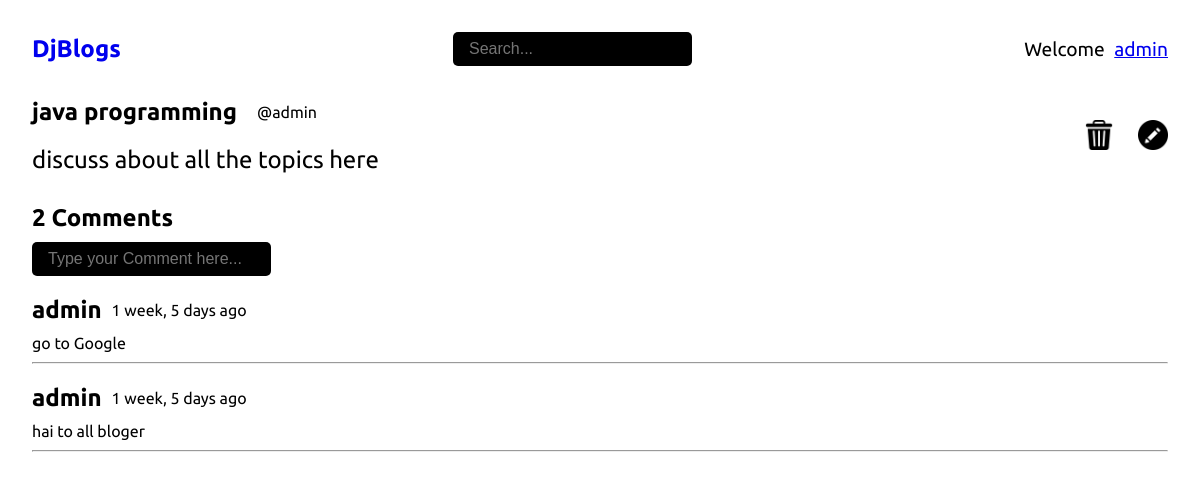
/post/6/ (signed in), run on the app's committed database.
### base/models.py (models this page shows, shortened)
class Post(models.Model):
    title = models.CharField(max_length=100)
    body = models.TextField()
    author = models.ForeignKey(User, on_delete=models.CASCADE)
    created = models.DateTimeField(auto_now_add=True)
    updated = models.DateTimeField(auto_now=True)
    class Meta:
        ordering = ["-created"]

class Comment(models.Model):
    author = models.ForeignKey(User, on_delete=models.CASCADE)
    post = models.ForeignKey("Post", on_delete=models.CASCADE)
    comment = models.CharField(max_length=100)
    created = models.DateTimeField(auto_now_add=True)
    class Meta:
        ordering = ["-created"]

### base/views.py (the view, shortened to what this page needs)
# urls.py: path("post/<str:pk>/", views.getPost, name="post_detail") ,
def getPost(request, pk):
    post = Post.objects.get(id=pk)
    return render(request, "post_detail.html", { "post":post })

### templates/post_detail.html (shortened to what this page needs)
{% extends 'base.html' %}
{% load static %}
{% block content %}
    <div class="container">
        <div class="post-container">
            <div class="post-left">
                <div class="post-header">
                    <h1>{{post.title}}</h1>
                    <small>@{{post.author}}</small>
                </div>
                <p>{{post.body}}</p>
            </div>
            {% if request.user == post.author %}
                <div class="post-right">
                    <a href="{% url 'post_delete' post.id %}"><img src="{% static '/images/bin.png' %}" alt="Delete"></a>
                    <a href="{% url 'post_update' post.id %}"><img src="{% static '/images/pencil.png' %}" alt="Update"></a>
                </div>
            {% endif %}
        </div>
        <div class="comments-container">
            <h1>{{post.comment_set.all.count}} Comments</h1>
            {% if request.user.is_authenticated %}
            <form method="POST" action="">
                <input type="text" name="comment" placeholder="Type your Comment here...">
            </form>
            {% endif %}
            <div class="comments-wrapper">
                {% for comment in post.comment_set.all %}
                <div class="comment">
                    <div class="comment-header">
                        <h1>{{comment.author}}</h1>
                        <p>{{comment.created|timesince}} ago</p>
                    </div>
                    <p>{{comment.comment}}</p>
                </div>
                <hr />
                {% endfor %}
            </div>
        </div>
    </div>
{% endblock content %}

### templates/navbar.html (shortened to what this page needs)
<nav>
    <div class="logo">
        <h1><a href="/">DjBlogs</a></h1>
    </div>
    <form action="" method="GET" class="search">
        <input type="text" name="search" placeholder="Search...">
    </form>
    <ul class="navigation">
        {% if request.user.is_authenticated %}
            <li class="nav-item font-1x">Welcome <a href="/" class="text-underline user-btn">{{request.user.username}}</a></li>
        {% else %}
            <li class="nav-item"><a href="{% url 'login' %}" class="font-1x">Login</a></li>
            <li class="nav-item ml-2"><a href="{% url 'register' %}" class="font-1x">Signup</a></li>
        {% endif %}
    </ul>
</nav>

### static/css/styles.css (style rules this page uses)
* { margin: 0; padding: 0; box-sizing: border-box; }
html { overflow: hidden; }
body { font-family: 'Ubuntu', sans-serif; overflow: hidden; }
a { text-decoration: none; }
li { list-style-type: none; }
.font-1x { font-size: 1.2rem; }
.text-underline { text-decoration: underline; }
.container { padding: 0 2rem; padding-bottom: 10px; }
nav { display: flex; justify-content: space-between; align-items: center; position: relative; padding: 2rem; }
.search input { padding: 0.5rem 1rem; border: none; outline: none; background-color: black; color: white; border-radius: 5px; font-size: 1rem; }
nav .navigation { display: flex; align-items: center; }
.user-btn { margin-left: 5px; }
.post-container .post-header { display: flex; align-items: center; }
.post-container .post-header h1 { font-size: 1.5rem; }
.post-container .post-header small { margin-left: 20px; font-size: 1rem; }
.post-container p { font-size: 1.5rem; margin-top: 20px; }
.post-container { display: flex; justify-content: space-between; align-items: center; }
.post-right img { height: 30px; cursor: pointer; }
.post-right img:last-child { margin-left: 20px; }
.comments-container { margin-top: 30px; }
.comments-container h1 { font-size: 1.5rem; margin-bottom: 10px; }
.comments-container input { padding: 0.5rem 1rem; border: none; outline: none; background-color: black; color: white; border-radius: 5px; font-size: 1rem; }
.comment { margin-top: 20px; }
.comment-header { display: flex; align-items: center; }
.comment-header p { margin-left: 10px; }
.comments-wrapper p { margin-bottom: 10px; }

### data on the page
Post: title "java programming", author "admin", body "discuss about all the topics here", comment_set.all.count "2"
Comment: author "admin", created "1 week, 5 days", comment "go to Google"
Comment: author "admin", created "1 week, 5 days", comment "hai to all bloger"

### other printed values
{{ request.user.username }} "admin"
